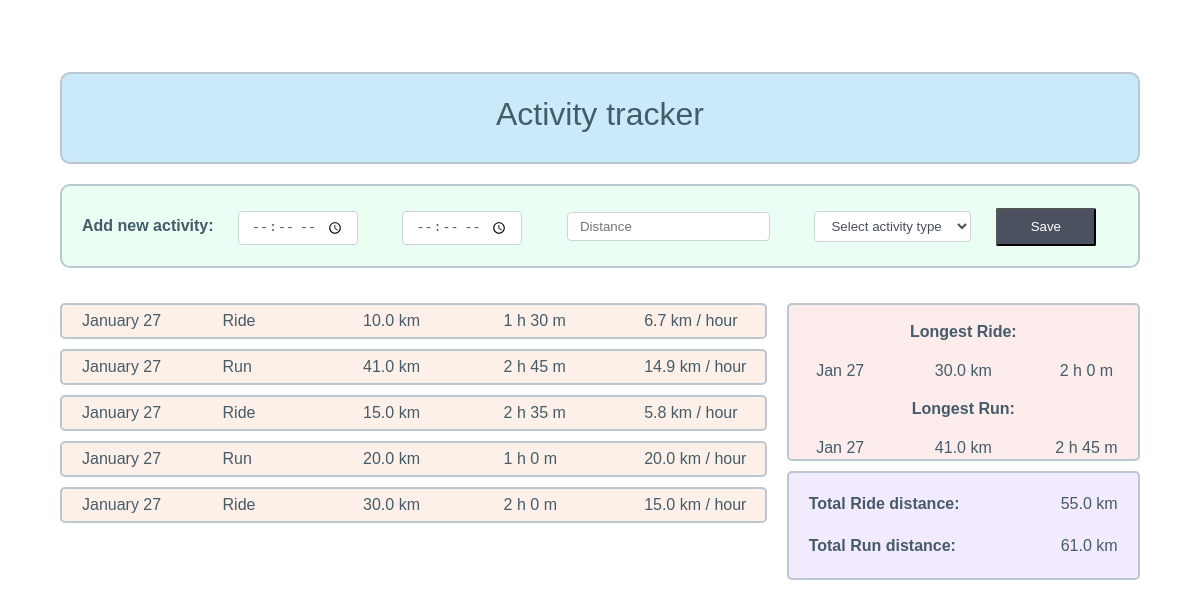
The page / on the database its author committed.
### tables this page shows
CREATE TABLE activity (
id integer primary key autoincrement not null,
start_time time not null,
finish_time time not null,
distance real not null,
activity_type varchar(4) not null,
activity_date date not null default current_date
);

### atracker.py (the view)
@app.route("/", methods=["GET", "POST"])
def index():
	if request.method == "POST":
	    g.db.execute("insert into activity (start_time, finish_time, distance, activity_type) values (?, ?, ?, ?)",
                 [request.form["start-time"], request.form["finish-time"], request.form["distance"], request.form["activity-type"]])
	    g.db.commit()
	cur = g.db.execute("select activity_date, activity_type, distance, ((strftime('%s', finish_time) - strftime('%s', start_time)) / 60) from activity order by id")
	activities = [dict(	adate=datetime.strptime(row[0], "%Y-%m-%d").strftime("%B %d"),
						type=row[1],
						distance=row[2],
						duration=format_duration(row[3]),
						speed=round(row[2] / (row[3] / 60), 1)) for row in cur.fetchall()]
	cur = g.db.execute("select activity_date, activity_type, max(distance), ((strftime('%s', finish_time) - strftime('%s', start_time)) / 60) from activity group by activity_type")
	longest = 	[dict(	adate=datetime.strptime(row[0], "%Y-%m-%d").strftime("%b %d"),
						type=row[1],
						distance=row[2],
						duration=format_duration(row[3])) for row in cur.fetchall()]
	cur = g.db.execute("select activity_type, sum(distance) from activity group by activity_type")
	total = 	[dict(	type=row[0],
						distance=row[1]) for row in cur.fetchall()]
	return render_template("activity-tracker.html", activities=activities, longest=longest, total=total)

### atracker.py (called while the page is built)
def format_duration(minutes):
	if minutes > 59:
		return "{0} h {1} m".format(minutes // 60, minutes % 60)
	else:
		return "{0} minutes".format(minutes)

def connect_db():
	return sqlite3.connect(app.config["DATABASE"])

@app.before_request
def before_request():
	g.db = connect_db()

@app.teardown_request
def teardown_request(exception):
	g.db.close()

### templates/activity-tracker.html (shortened to what this page needs)
﻿<!DOCTYPE html>
<html>
<head>
	<link href="/static/styles.css" rel="stylesheet">
</head>
<body>
<div class="container">
  <header>
    <div id="header">
      <h1>Activity tracker</h1>
    </div>
  </header>
  <main>
    <div class="page-group">
      <form id="activity-form" action="/" method="POST">
        <span class="font-bold">Add new activity:</span>
        <input
        type="time"
        name="start-time"
        id="start-time"
        class="form-control"
        placeholder="Start time HH:MM"
        required
        pattern="[0-9]{2}:[0-9]{2}"
        />
        <input
        type="time"
        name="finish-time"
        id="finish-time"
        class="form-control"
        placeholder="Finish time HH:MM"
        required
        pattern="[0-9]{2}:[0-9]{2}"
        />
        <input
        type="text"
        name="distance"
        id="distance"
        class="form-control"
        placeholder="Distance"
        required
        />
        <select id="activity-type" name="activity-type" class="form-control" required>
          <option disabled selected value>Select activity type</option>
        </select>
        <button type="submit" id="save"> Save
        </button>
      </form>
    </div>
    <div class="page-group-grid">
      <div class="activity-list">
		{% for activity in activities %}
        <div class="activity-info">
          <div>{{ activity.adate }}</div>
          <div>{{ activity.type }}</div>
          <div>{{ activity.distance }} km</div>
          <div>{{ activity.duration }} </div>
          <div>{{ activity.speed }} km / hour</div>
        </div>
    {% else %}
        <div class="font-bold"> Activity list is empty. Please add activity. </div>
		{% endfor %}
      </div>
      <div class=result-list>
        <div class="longest">
          {% for item in longest %}
            <p class="font-bold">Longest {{ item.type }}:</p>
            <div class="longest-data">
              <div> {{ item.adate }} </div> <div> {{ item.distance }} km </div> <div> {{ item.duration }} </div>
            </div>
          {% else %}
            <div class="font-bold"> No activity - no data. </div>
          {% endfor %}
        </div>
        <div class="total">
          <div class="total-data">
            {% for item in total %}
              <div class="font-bold">Total {{ item.type }} distance:</div> <div> {{ item.distance }} km</div>
            {% else %}
              <div class="font-bold"> No activity - no data. </div>
            {% endfor %}
          </div>
        </div>
      </div>
    </div>
  </main>
</div>
</body>
</html>

### static/styles.css (style rules this page uses)
* { box-sizing: border-box; }
body { font-family: arial, sans-serif; font-size: 1rem; line-height: 1.4; color: var(--color-font); background-color: var(--color-white); margin: 0; }
.font-bold { font-weight: 600; }
h1 { font-weight: 400; line-height: 2.5; margin-top: 0; margin-bottom: 0.5rem; }
button { border-radius: 5px; }
.container { width: 90%; display: block; margin-left: auto; margin-right: auto; margin-top: 50px; }
.page-group { margin-top: 20px; }
.page-group-grid { display: grid; grid-template-columns: 2fr 1fr; grid-gap: 20px; margin-top: 25px; }
.form-control { display: inline; margin: auto 20px auto 20px; padding: 0.375rem 0.75rem; color: #495057; background-color: #fff; background-clip: padding-box; border: 1px solid #ced4da; border-radius: 0.25rem; transition: border-color 0.15s ease-in-out, box-shadow 0.15s ease-in-out; }
#header { border-color: var(--color-blocks-border); border-width: 2px; border-style: solid; border-radius: 10px; background-color: var(--color-header-background); text-align: center; font-weight: 700; }
#activity-form { border-color: var(--color-blocks-border); border-width: 2px; border-style: solid; border-radius: 10px; background-color: var(--color-form-background); line-height: 5; padding-left: 20px; }
#save { height: 2.375rem; width: 100px; padding: 0.375rem 0.75rem; background-color: var(--color-btn-background); color: var(--color-white); border-radius: 2px; cursor: pointer; }
.activity-list { display: block; }
.activity-info { display: grid; grid-template-columns: 1fr 1fr 1fr 1fr 1fr; grid-gap: 20px; width: 100%; border-color: var(--color-blocks-border); border-width: 2px; border-style: solid; border-radius: 5px; background-color: var(--color-activities-background); font-weight: 500; margin-top: 10px; margin-left: 0px; padding-left: 20px; line-height: 2; }
.longest { background: var(--color-records-background); border-color: var(--color-blocks-border); border-width: 2px; border-style: solid; border-radius: 5px; margin-top: 10px; margin-bottom: 10px; text-align: center; }
.longest-data { display: grid; grid-template-columns: 1fr 1fr 1fr; grid-gap: 20px; }
.total { background: var(--color-total-background); border-color: var(--color-blocks-border); border-width: 2px; border-style: solid; border-radius: 5px; margin-top: 10px; text-align: left; padding-left: 20px; padding-top: 20px; padding-bottom: 20px; }
.total-data { display: grid; grid-template-columns: 3fr 1fr; grid-gap: 20px; }

### rows shown on the page
activity: adate "January 27", type "Ride", distance "10.0", duration "1 h 30 m", speed "6.7"
activity: adate "January 27", type "Run", distance "41.0", duration "2 h 45 m", speed "14.9"
activity: adate "January 27", type "Ride", distance "15.0", duration "2 h 35 m", speed "5.8"
activity: adate "January 27", type "Run", distance "20.0", duration "1 h 0 m", speed "20.0"
activity: adate "January 27", type "Ride", distance "30.0", duration "2 h 0 m", speed "15.0"

### other values the page prints
{{ item.type }} "Ride" "Run"
{{ item.adate }} "Jan 27" "Jan 27"
{{ item.distance }} "30.0" "41.0"
{{ item.duration }} "2 h 0 m" "2 h 45 m"
{{ item.distance }} "55.0" "61.0"
